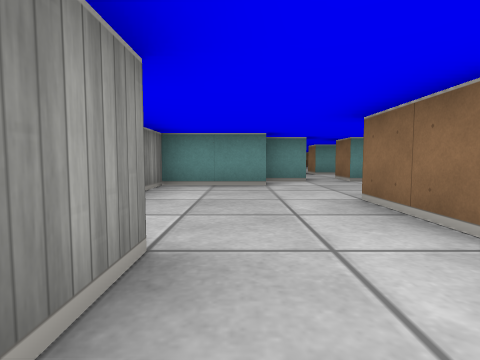
[1] (above)

24 first-person views from a walk through a cub3D ray-caster map. The camera is about half as high as the walls, tilts 4° down and sees 80° across. The floor is counted in squares. Each view is taken from the middle of a square. On the plan, view 1 faces up. The plan holds only what a view shows up to about 9 squares ahead; the rest is blank.

[2]
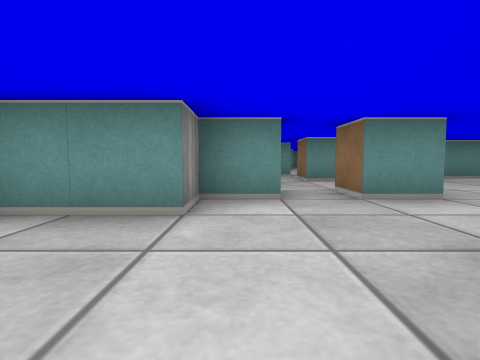

[3]
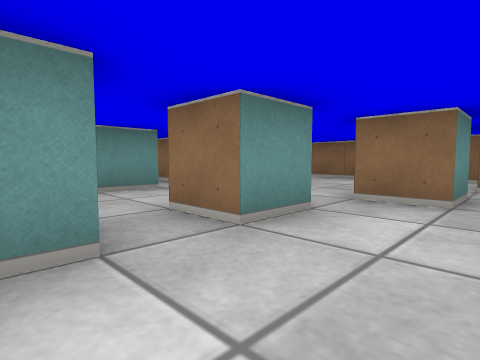

[4]
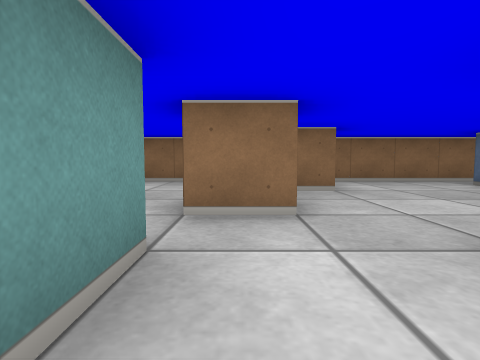

[5]
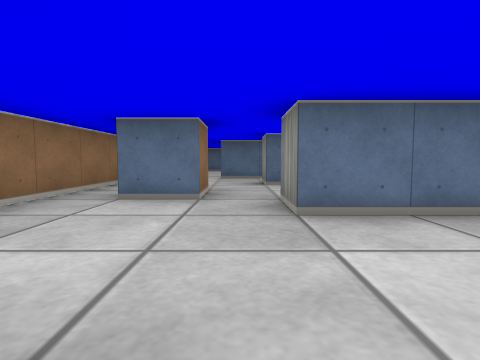

[6]
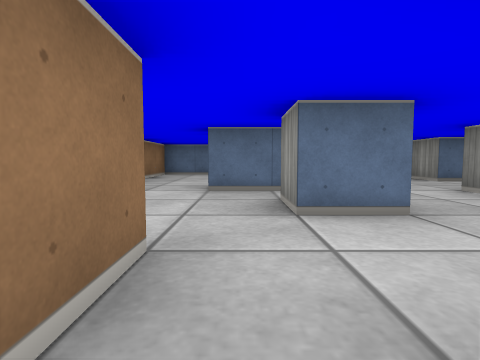

[7]
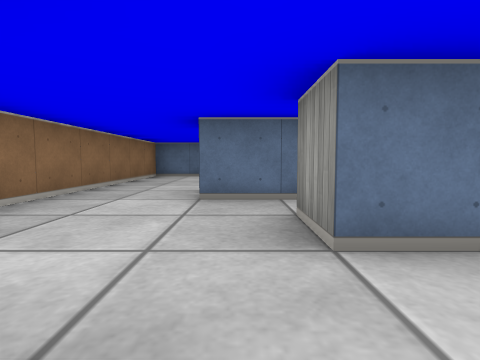

[8]
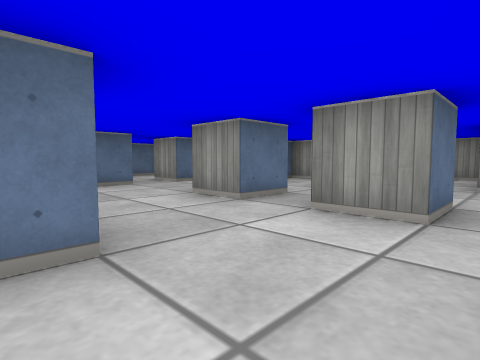

[9]
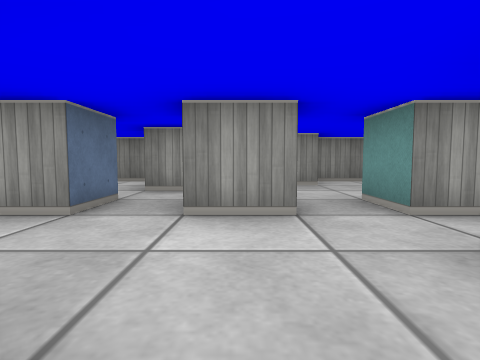

[10]
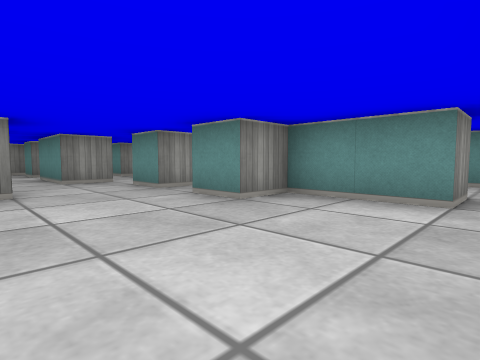

[11]
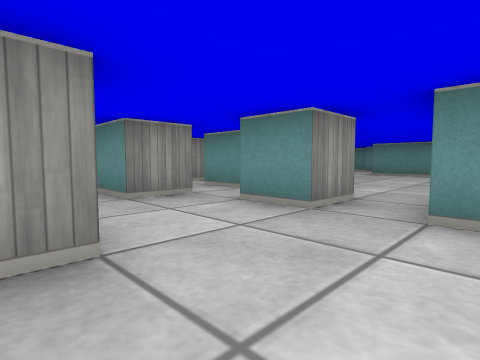

[12]
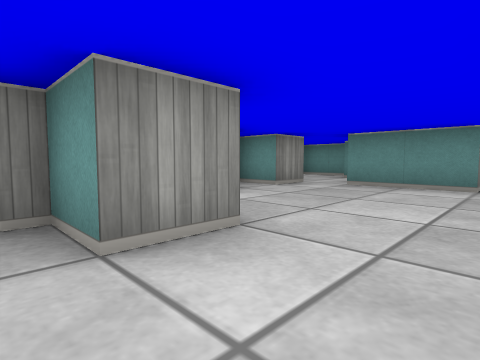

[13]
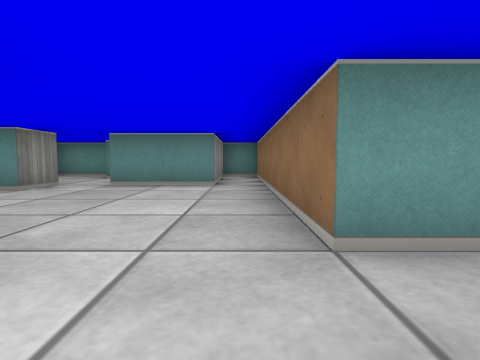

[14]
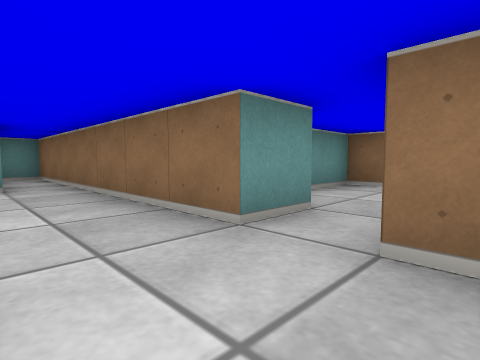

[15]
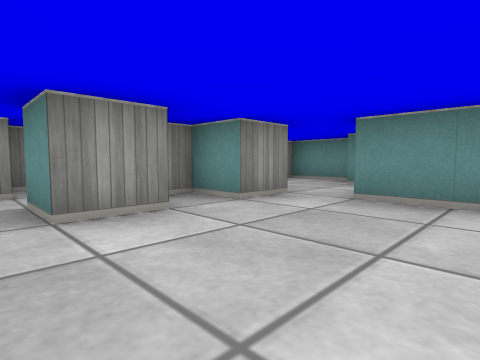

[16]
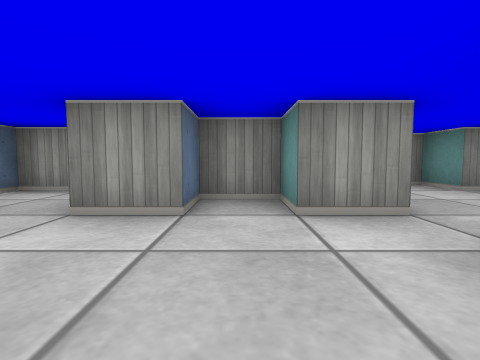

[17]
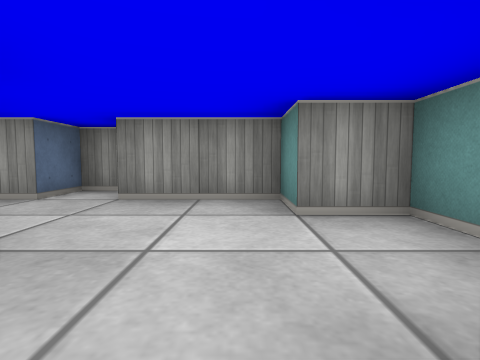

[18]
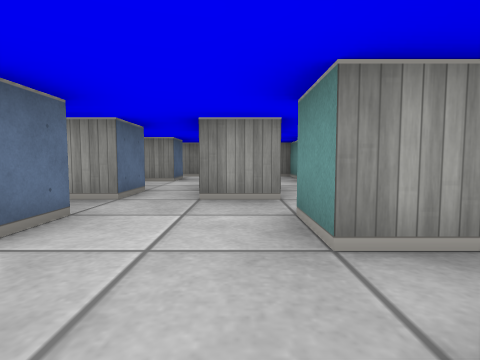

[19]
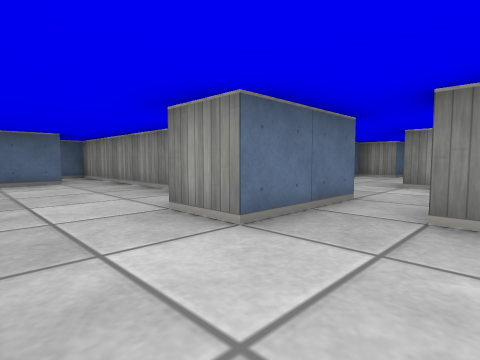

[20]
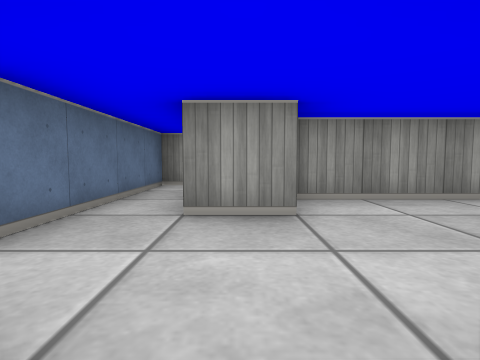

[21]
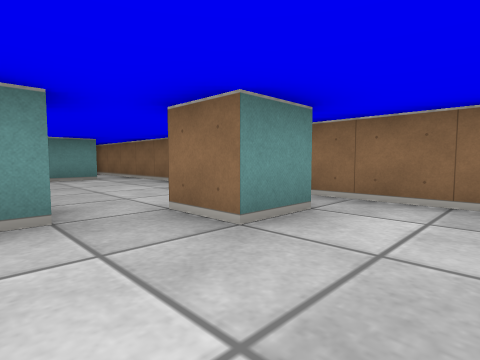

[22]
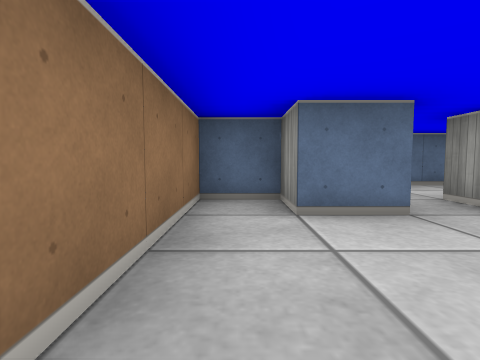

[23]
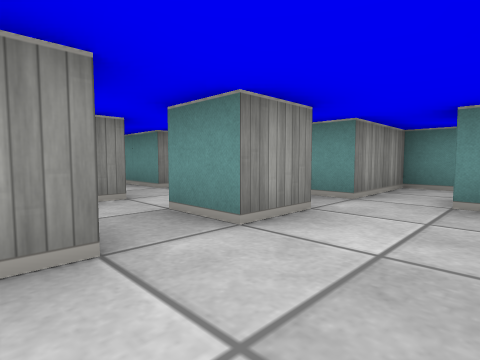

[24]
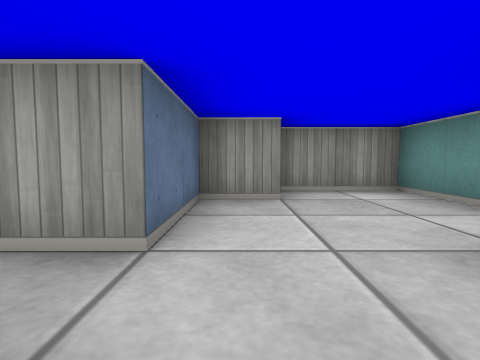

### Floor plan
Key: @ floor where view 1 was taken; # wall or solid block; . floor.
Columns run from 4 left of view 1 to 9 right of it. Each row starts with its distance up from view 1.
 20   #### ###
 19  ##..###.#
 18  #.... #.#
 17 ##....##.#
 16 #..##....#
 15 ##.#.....#
 14  #.##....#####
 13  ##......#...#
 12   #..##......#
 11 ####.#...###.#
 10 #......#.#...#
  9 # #.##.......#
  8 #............#
  7 # #.##.#.....#
  6   ###....#...#
  5   #........#.#
  4   #...##.....#
  3   #...#......#
  2   #...#.##...#
  1   ##.......#.#
  0 #...@.#......#
 -1 #####....#...#
 -2   #...#......#
 -3   #......##..#
 -4   ##.....#...#
 -5    ###.#.#...#
 -6      ..###...#
 -7     ..   #...#
 -8     ##   #.###
 -9          #.
-10          ##

Positions as (right, up) in squares from view 1, and headings:
1: (0, 0), facing up
2: (1, 3), facing up
3: (1, 5), facing up-right
4: (2, 6), facing right
5: (6, 5), facing down
6: (6, 2), facing down
7: (6, 1), facing down
8: (5, 1), facing down-left
9: (5, 0), facing left
10: (8, 7), facing up-left
11: (5, 7), facing up-left
12: (4, 11), facing up-left
13: (4, 11), facing up
14: (3, 11), facing up-right
15: (3, 13), facing up-left
16: (3, 15), facing left
17: (1, 18), facing left
18: (5, 9), facing left
19: (8, -1), facing down-left
20: (2, 1), facing left
21: (5, 3), facing up-right
22: (4, -2), facing down
23: (4, -2), facing up-left
24: (3, -4), facing left
